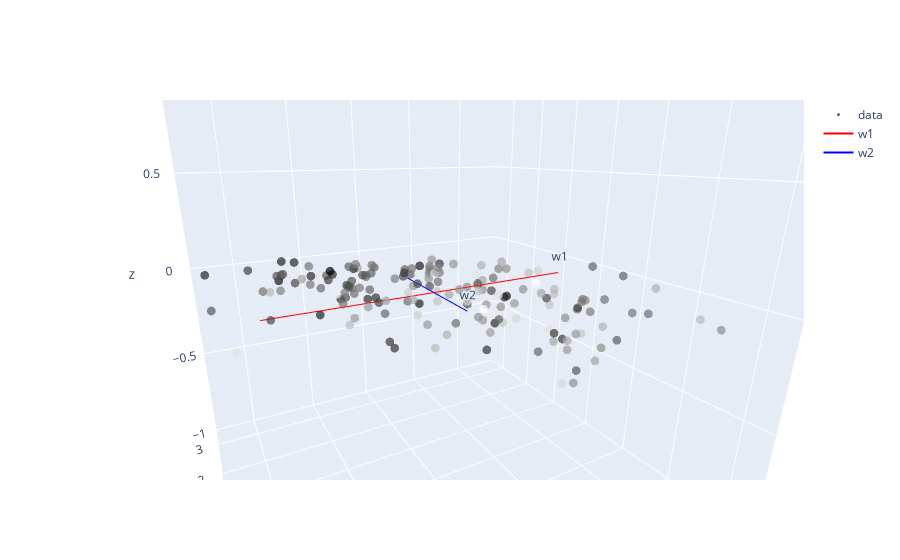

The code cell stored with this chart in its notebook:
### Code cell
x,y,z=mapped["c1"],mapped["c2"],mapped["c3"]
fig = go.Figure(
    data=[
        go.Scatter3d(
            name = "data",
        x=x, y=y, z=np.zeros(len(x)),
        mode='markers',
        marker=dict(
            size=3,
            color=z,
            colorscale='gray',  
            opacity=0.7
            )
        )
    ]
)

fig.add_trace(go.Scatter3d(text=["w1"],name=f"w1", mode="lines+text",x=[0,0],y=[-1,1],z=[0,0],line=dict(color='red')))
fig.add_trace(go.Scatter3d(text=["w2"], mode="lines+text",name=f"w2",x=[-1,1],y=[0,0],z=[0,0],line=dict(color='blue')))

fig.show()

### Figure 1 — Plotly figure (JSON) as saved in the notebook; plotly's stock layout.template omitted (floating-point values rounded to 4 significant figures; data arrays with more than 128 entries replaced by an {"elided": "..."} marker saying what was removed)
{"data": [{"marker": {"color": {"elided": "166 float values"}, "colorscale": [[0, "rgb(0, 0, 0)"], [0.09091, "rgb(16, 16, 16)"], [0.1818, "rgb(38, 38, 38)"], [0.2727, "rgb(59, 59, 59)"], [0.3636, "rgb(81, 80, 80)"], [0.4545, "rgb(102, 101, 101)"], [0.5455, "rgb(124, 123, 122)"], [0.6364, "rgb(146, 146, 145)"], [0.7273, "rgb(171, 171, 170)"], [0.8182, "rgb(197, 197, 195)"], [0.9091, "rgb(224, 224, 223)"], [1, "rgb(254, 254, 253)"]], "opacity": 0.7, "size": 3}, "mode": "markers", "name": "data", "type": "scatter3d", "x": {"elided": "166 float values"}, "y": {"elided": "166 float values"}, "z": {"elided": "166 int values"}}, {"line": {"color": "red"}, "mode": "lines+text", "name": "w1", "text": ["w1"], "type": "scatter3d", "x": [0, 0], "y": [-1, 1], "z": [0, 0]}, {"line": {"color": "blue"}, "mode": "lines+text", "name": "w2", "text": ["w2"], "type": "scatter3d", "x": [-1, 1], "y": [0, 0], "z": [0, 0]}], "layout": {"autosize": true, "scene": {"aspectmode": "auto", "aspectratio": {"x": 1, "y": 1, "z": 1}, "camera": {"center": {"x": 0, "y": 0, "z": 0}, "eye": {"x": -0.8784, "y": 0.4835, "z": 0.3045}, "projection": {"type": "perspective"}, "up": {"x": 0, "y": 0, "z": 1}}}}}
